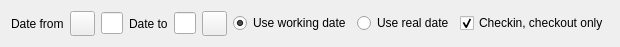
<?xml version="1.0" encoding="UTF-8"?>
<ui version="4.0">
 <class>FRoomState</class>
 <widget class="QWidget" name="FRoomState">
  <property name="geometry">
   <rect>
    <x>0</x>
    <y>0</y>
    <width>579</width>
    <height>43</height>
   </rect>
  </property>
  <property name="windowTitle">
   <string>Form</string>
  </property>
  <layout class="QHBoxLayout" name="horizontalLayout">
   <item>
    <widget class="QLabel" name="label">
     <property name="text">
      <string>Date from</string>
     </property>
    </widget>
   </item>
   <item>
    <widget class="QPushButton" name="btnDateLeft">
     <property name="minimumSize">
      <size>
       <width>25</width>
       <height>25</height>
      </size>
     </property>
     <property name="maximumSize">
      <size>
       <width>25</width>
       <height>25</height>
      </size>
     </property>
     <property name="focusPolicy">
      <enum>Qt::NoFocus</enum>
     </property>
     <property name="text">
      <string/>
     </property>
     <property name="icon">
      <iconset resource="../Resort/res.qrc">
       <normaloff>:/images/left.png</normaloff>:/images/left.png</iconset>
     </property>
    </widget>
   </item>
   <item>
    <widget class="EDateEdit" name="deStart"/>
   </item>
   <item>
    <widget class="QLabel" name="label_2">
     <property name="text">
      <string>Date to</string>
     </property>
    </widget>
   </item>
   <item>
    <widget class="EDateEdit" name="deEnd"/>
   </item>
   <item>
    <widget class="QPushButton" name="btnDateRight">
     <property name="minimumSize">
      <size>
       <width>25</width>
       <height>25</height>
      </size>
     </property>
     <property name="maximumSize">
      <size>
       <width>25</width>
       <height>25</height>
      </size>
     </property>
     <property name="focusPolicy">
      <enum>Qt::NoFocus</enum>
     </property>
     <property name="text">
      <string/>
     </property>
     <property name="icon">
      <iconset resource="../Resort/res.qrc">
       <normaloff>:/images/right.png</normaloff>:/images/right.png</iconset>
     </property>
    </widget>
   </item>
   <item>
    <widget class="QRadioButton" name="rbWorking">
     <property name="text">
      <string>Use working date</string>
     </property>
     <property name="checked">
      <bool>true</bool>
     </property>
    </widget>
   </item>
   <item>
    <widget class="QRadioButton" name="rbReal">
     <property name="text">
      <string>Use real date</string>
     </property>
    </widget>
   </item>
   <item>
    <spacer name="horizontalSpacer">
     <property name="orientation">
      <enum>Qt::Horizontal</enum>
     </property>
     <property name="sizeHint" stdset="0">
      <size>
       <width>148</width>
       <height>20</height>
      </size>
     </property>
    </spacer>
   </item>
   <item>
    <widget class="QCheckBox" name="chOnlyChecinCheckout">
     <property name="focusPolicy">
      <enum>Qt::NoFocus</enum>
     </property>
     <property name="text">
      <string>Checkin, checkout only</string>
     </property>
     <property name="checked">
      <bool>true</bool>
     </property>
    </widget>
   </item>
  </layout>
 </widget>
 <customwidgets>
  <customwidget>
   <class>EDateEdit</class>
   <extends>QLineEdit</extends>
   <header location="global">edateedit.h</header>
  </customwidget>
 </customwidgets>
 <resources>
  <include location="../Resort/res.qrc"/>
 </resources>
 <connections/>
</ui>
